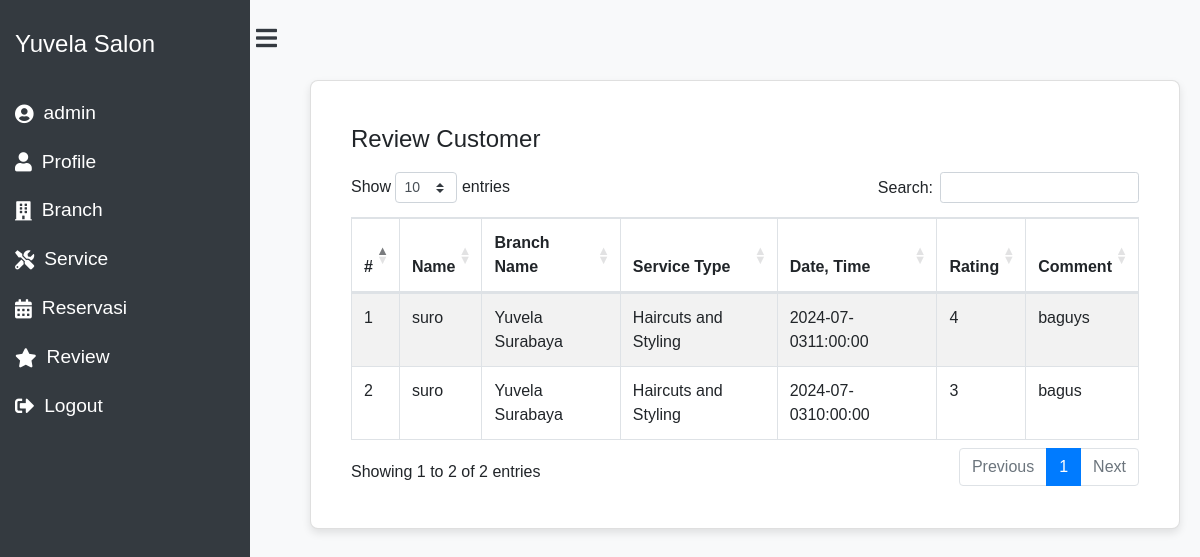
Screenshot of /views/review.php (signed in) with the database file from the repository.
### tables this page shows
CREATE TABLE `reviews` (
  `id` int(11) NOT NULL,
  `users_id` varchar(100) NOT NULL,
  `reservation_id` int(11) NOT NULL,
  `star_rating` int(1) NOT NULL,
  `comment` text NOT NULL
);

CREATE TABLE `users` (
  `id_users` int(11) NOT NULL,
  `nama` varchar(255) NOT NULL,
  `email` varchar(255) NOT NULL,
  `phone_number` varchar(13) NOT NULL,
  `password` varchar(255) NOT NULL,
  `role` varchar(10) NOT NULL,
  `created_at` timestamp NOT NULL DEFAULT current_timestamp()
);

CREATE TABLE `branch` (
  `id_branch` int(11) NOT NULL,
  `branch_name` varchar(255) NOT NULL,
  `location` varchar(255) NOT NULL,
  `opening_time` int(11) NOT NULL,
  `closing_time` int(11) NOT NULL,
  `deleted_at` datetime DEFAULT NULL
);

CREATE TABLE `service` (
  `id_service` int(11) NOT NULL,
  `branch_id` int(11) DEFAULT NULL,
  `service_name` varchar(255) NOT NULL,
  `duration` int(11) NOT NULL,
  `deleted_at` datetime DEFAULT NULL
);

CREATE TABLE `reservations` (
  `id_reservation` int(11) NOT NULL,
  `users_id` int(11) NOT NULL,
  `branch_id` int(11) DEFAULT NULL,
  `service_type` int(11) NOT NULL,
  `reservation_date` date NOT NULL,
  `reservation_time` time NOT NULL
);

### views/review.php (the view, shortened to what this page needs)
<!DOCTYPE html>
<html lang="en">
<head>
    <link rel="stylesheet" href="https://stackpath.bootstrapcdn.com/bootstrap/4.5.2/css/bootstrap.min.css">
    <link rel="stylesheet" href="https://cdnjs.cloudflare.com/ajax/libs/font-awesome/5.15.3/css/all.min.css">
    <link rel="stylesheet" href="https://cdn.datatables.net/1.10.25/css/dataTables.bootstrap4.min.css">
    <link rel="stylesheet" href="../assets/style.css">
</head>
<body>
    <?php include 'sidebar.php'; ?>
    <?php
include '../config/database.php';
$user_id = $_SESSION['user_id'];
$get_reservations = mysqli_query($conn, "SELECT r.id_reservation, r.reservation_date, r.reservation_time, br.branch_name, sv.service_name
                                         FROM reservations r
                                         LEFT JOIN service sv ON r.service_type = sv.id_service
                                         LEFT JOIN reviews rv ON r.id_reservation = rv.reservation_id
                                         LEFT JOIN branch br ON r.branch_id = br.id_branch
                                         WHERE r.users_id = $user_id
                                         AND rv.reservation_id IS NULL");
?>
    <?php if($_SESSION['role'] == 'customer'){ ?>
    <div class="content" id="content">
        <div class="main-content">
            <div class="card">
                <div class="card-body">
                    <h2>Review Reservasi</h2>
                    <?php if (mysqli_num_rows($get_reservations) > 0) : ?>
                    <form action="proses_review.php" method="POST">
                        <div class="form-group">
                            <label for="reservation">Pilih Reservasi untuk Direview</label>
                            <select class="form-control" id="reservation" name="reservation" required>
                                <option value="">Pilih Reservasi</option>
                                <?php while ($reservation = mysqli_fetch_assoc($get_reservations)) : ?>
                                <option value="<?php echo $reservation['id_reservation']; ?>">
                                    <?php echo $reservation['branch_name'] . ', ' . $reservation['service_name'] . ', ' . $reservation['reservation_date'] . ' ' . $reservation['reservation_time']; ?>
                                </option>
                                <?php endwhile; ?>
                            </select>
                        </div>
                        <div class="form-group">
                            <label for="rating">Rating</label>
                            <select class="form-control" id="rating" name="rating" required>
                                <option value="">Pilih Rating</option>
                                <option value="1">1</option>
                                <option value="2">2</option>
                                <option value="3">3</option>
                                <option value="4">4</option>
                                <option value="5">5</option>
                            </select>
                        </div>
                        <div class="form-group">
                            <label for="comment">Comment</label>
                            <textarea class="form-control" id="comment" name="comment" rows="3" required></textarea>
                        </div>
                        <button type="submit" class="btn btn-primary">Submit Review</button>
                    </form>
                    <?php else : ?>
                    <p>Anda telah mereview semua reservasi yang tersedia.</p>
                    <?php endif; ?>
                </div>
            </div>
        </div>
    </div>
    <?php } else if($_SESSION['role'] == 'admin'){ ?>
    <div class="content" id="content">
        <div class="main-content">
            <div class="card">
                <div class="card-body">
                    <div class="card-title">Review Customer</div>
                    <div class="table-responsive">
                        <table id="reviewTable" class="table table-striped table-bordered" style="width:100%">
                            <thead>
                                <tr>
                                    <th>#</th>
                                    <th>Name</th>
                                    <th>Branch Name</th>
                                    <th>Service Type</th>
                                    <th>Date, Time</th>
                                    <th>Rating</th>
                                    <th>Comment</th>
                                </tr>
                            </thead>
                            <tbody>
                                <?php
                            include '../config/database.php';
                            $no = 1;
                            $get_data = mysqli_query($conn, "SELECT * FROM reviews INNER JOIN reservations ON reservations.id_reservation = reviews.reservation_id JOIN users ON users.id_users = reviews.users_id JOIN service ON reservations.service_type = service.id_service JOIN branch ON reservations.branch_id = branch.id_branch");
                            while($display = mysqli_fetch_array($get_data)) {
                                $name = $display['nama'];
                                $branch = $display['branch_name'];
                                $service = $display['service_name'];
                                $date = $display['reservation_date'];
                                $time = $display['reservation_time'];
                                $rating = $display['star_rating'];
                                $comment = $display['comment'];
                            ?>
                                <tr>
                                    <td><?php echo $no; ?></td>
                                    <td><?php echo $name; ?></td>
                                    <td><?php echo $branch; ?></td>
                                    <td><?php echo $service; ?></td>
                                    <td><?php echo $date, $time; ?></td>
                                    <td><?php echo $rating; ?></td>
                                    <td><?php echo $comment; ?></td>
                                </tr>
                                <?php
                                $no++;
                            }
                            ?>
                            </tbody>
                        </table>
                    </div>
                </div>
            </div>
        </div>
    </div>
    <?php } ?>
</body>
</html>

### assets/style.css (style rules this page uses)
body { font-family: Arial, sans-serif; background-color: #f8f9fa; overflow-x: hidden; }
.content { margin-left: 250px; padding: 20px; transition: margin-left 0.3s ease-in-out; }
.main-content { margin-top: 60px; margin-left: 40px; }
.card { background-color: #ffffff; border-radius: 8px; box-shadow: 0 4px 8px rgba(0, 0, 0, 0.1); padding: 20px; margin-bottom: 20px; }
.card-title { font-size: 1.5em; margin-bottom: 15px; }

### rows the page displays
reviews: users.nama "suro", branch.branch_name "Yuvela Surabaya", service.service_name "Haircuts and Styling", reservation.reservation_date "2024-07-03", reservation.reservation_time "11:00:00", star_rating "4", comment "baguys"
reviews: users.nama "suro", branch.branch_name "Yuvela Surabaya", service.service_name "Haircuts and Styling", reservation.reservation_date "2024-07-03", reservation.reservation_time "10:00:00", star_rating "3", comment "bagus"

### other values shown
$_SESSION['nama'] "admin"
